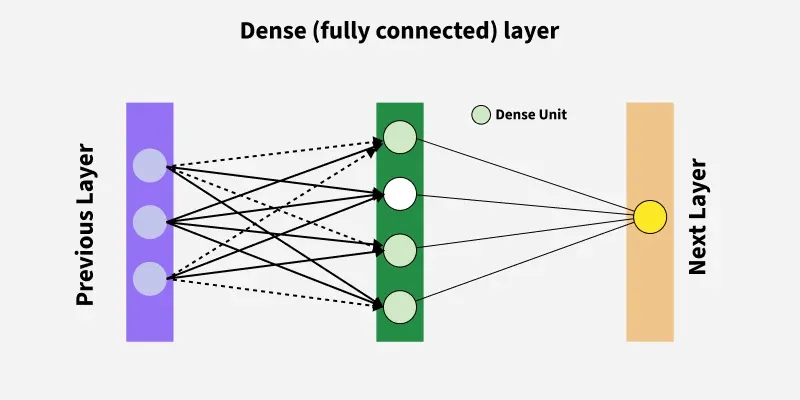
#> input picture Introduction to Computer Vision and Image Processing by Coursera/Module-3-Neural Network and Deep Learning for Image Classification/image.png, 800 x 400 px, given in place of image.jpg, which was not available
$ python 'Essential Functions.py'
#> lines starting #> are read from the running program, lines starting #| are printed output that depends on the picture; after the words box and inside, x2 and y2 are one past the last pixel; in counts of white or black regions, pixels touching at a corner belong together; pictures that were not available may be replaced by others from this repository, and a replacement may not be noted
import cv2 as cv
import numpy as np


# Load an image
img = cv.imread('image.jpg')
#> img is the input picture: shape (400, 800, 3); mean B, G, R 226.7, 227.3, 227
# cv.imshow('Cats', img)

# # Convert to grayscale
# # cv.COLOR_BGR2GRAY converts the image from BGR to grayscale
# gray = cv.cvtColor(img, cv.COLOR_BGR2GRAY)
# cv.imshow('Gray', gray)

# # # Blur image
# # # cv.GaussianBlur(src, ksize, sigmaX[, dst[, sigmaY[, borderType]]])
blur = cv.GaussianBlur(img, (7, 7), cv.BORDER_DEFAULT)
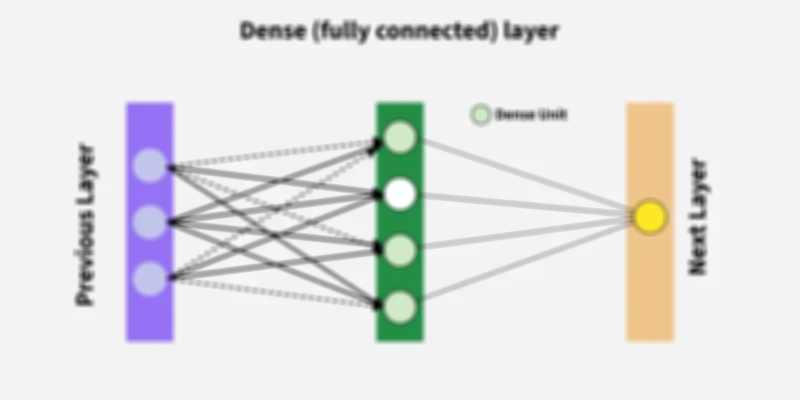
#> blur: shape (400, 800, 3); mean B, G, R 226.7, 227.3, 227
# cv.imshow('Blur', blur)

# Edge Cascade
edge = cv.Canny(blur, 125, 175)
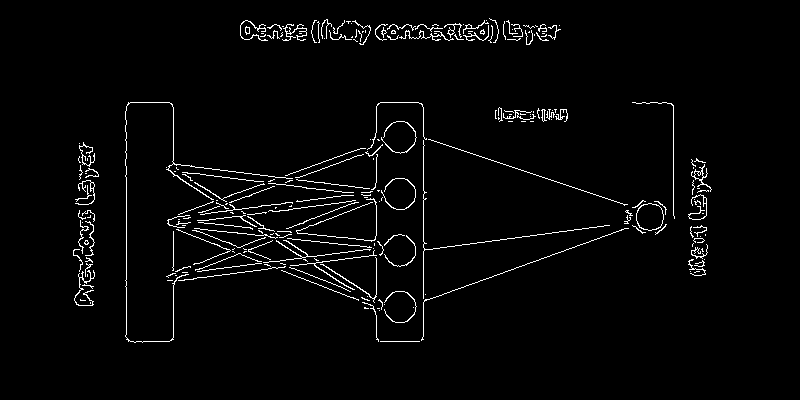
#> edge: shape (400, 800); 2.7% white in thin lines or dots, all inside (x1, y1, x2, y2) = (73, 18, 712, 343)
# cv.imshow('Canny Edges', edge)

# # Dilating the image
# # cv.dilate(src, kernel[, dst[, anchor[, iterations[, borderType[, borderValue]]]]])
dilate = cv.dilate(edge, (7, 7), iterations=3)
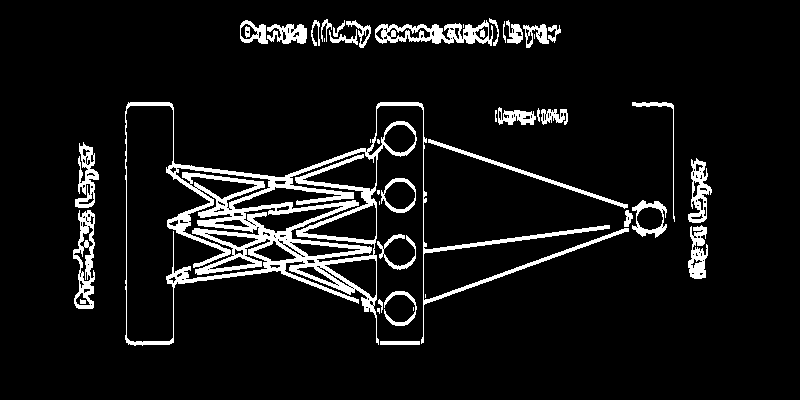
#> dilate: shape (400, 800); 7.9% white; 44 white regions (10 under 20 px), largest, box (x1, y1, x2, y2) and area: (125, 102, 629, 346) 14741, (375, 20, 493, 46) 1432, (73, 210, 95, 309) 1067
# cv.imshow('Dilated', dilate)

# Eroding the image
# cv.erode(src, kernel[, dst[, anchor[, iterations[, borderType[, borderValue]]]]])
erode = cv.erode(dilate, (7, 7), iterations=3)
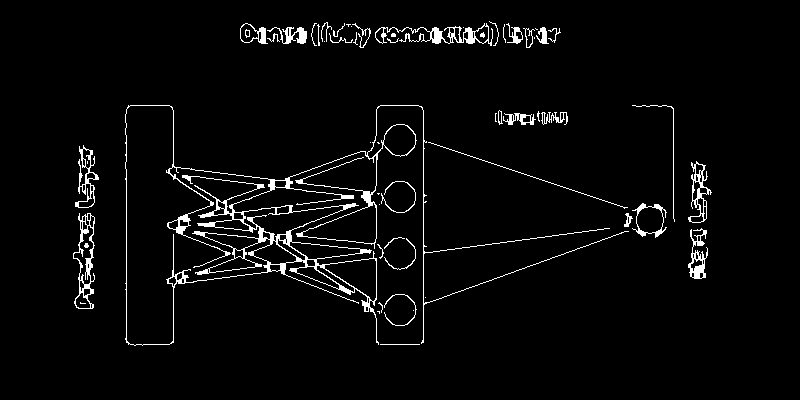
#> erode: shape (400, 800); 3.5% white in thin lines or dots, all inside (x1, y1, x2, y2) = (73, 21, 712, 346)
# cv.imshow('Eroded', erode)

# Resize the image
resized = cv.resize(img, (500, 500), interpolation=cv.INTER_AREA)
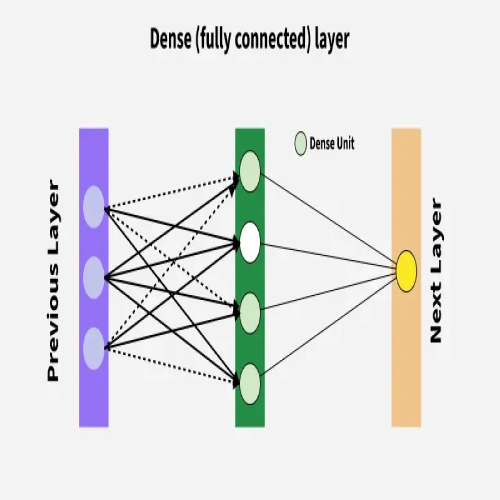
#> resized: shape (500, 500, 3); mean B, G, R 226.7, 227.3, 227
cv.imshow('Resized', resized)

# Crop the image
cropped = img[50:200, 200:400]
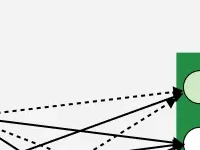
#> cropped: shape (150, 200, 3); mean B, G, R 223.2, 227.1, 221.8
cv.imshow('Cropped', cropped)

cv.waitKey(0)
